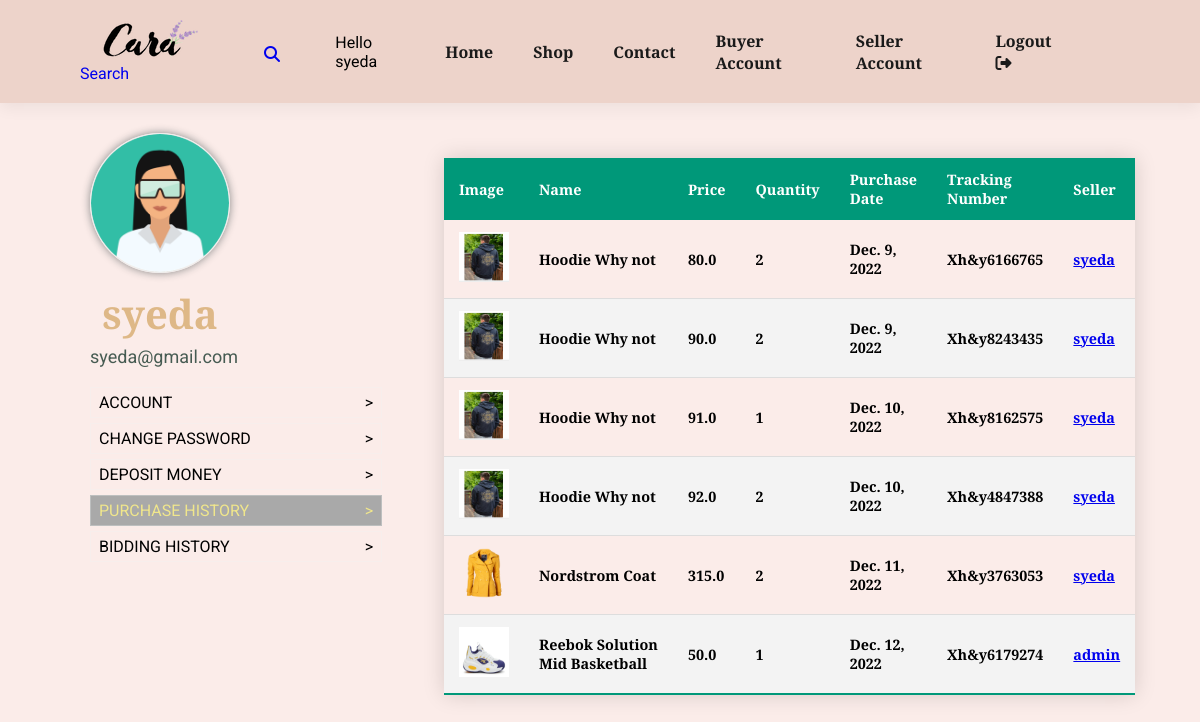
The app's page /buyer-account/purchase-history/ (signed in), older data.
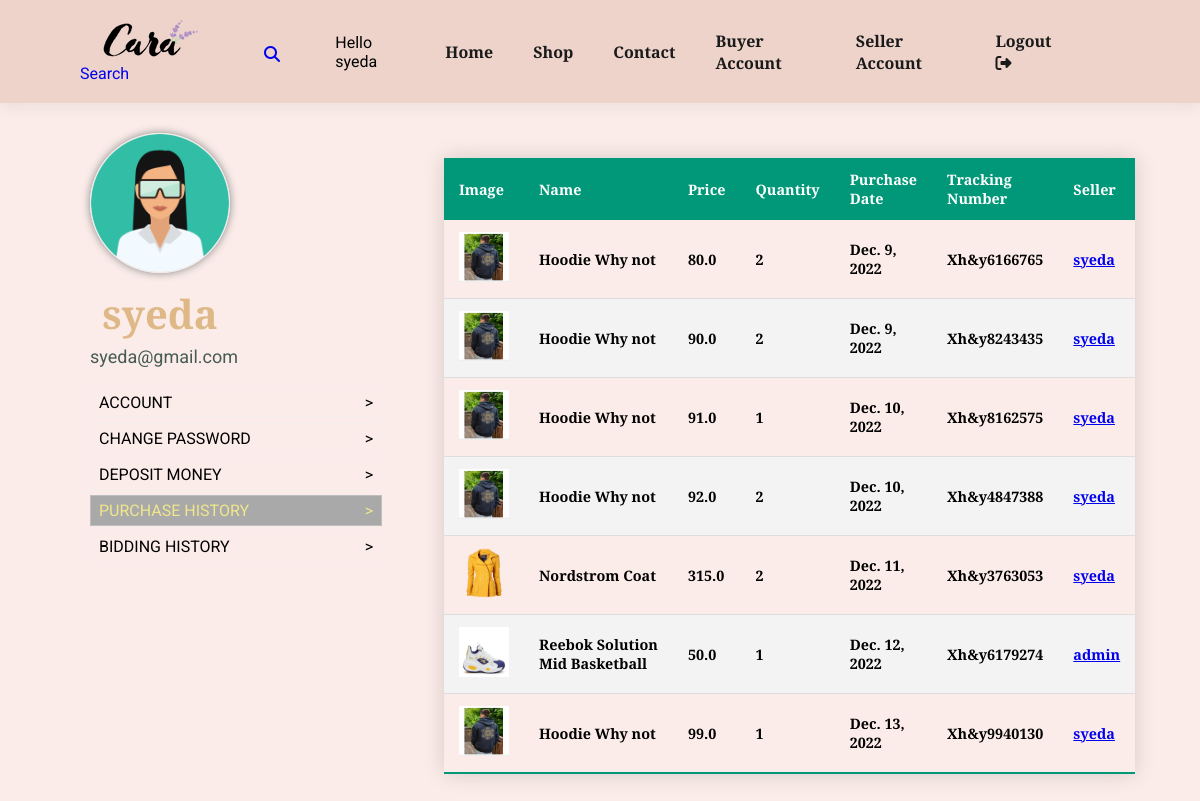
The same page, newer data.
### store/models.py (models this page shows, shortened)
class OrderItem(models.Model):
    order = models.ForeignKey(Order, on_delete=models.CASCADE)
    product = models.ForeignKey(Product, on_delete=models.CASCADE)
    price = models.FloatField(null=False)
    quantity = models.IntegerField(null=False)

class Product(models.Model):
    category = models.ForeignKey(Category,  on_delete=models.CASCADE)
    slug = models.CharField(max_length=150, null=False, blank=False)
    name = models.CharField(max_length=50, null=False, blank=False)
    author = models.ForeignKey(User, on_delete=models.CASCADE, null=False, blank=False)
    product_image = models.ImageField(upload_to=get_file_path_pro, null=True, blank=True)
    small_description = models.TextField(max_length=250, null=False, blank=False)
    quantity = models.IntegerField(null=False, blank=False)
    original_price = models.FloatField(null=False, blank=False)
    bid_starting_price = models.FloatField(null=False, blank=False)
    bid_current_price = models.FloatField(null=True, blank=True)
    description = models.TextField(max_length=500, null=False, blank=False)
    status = models.BooleanField(default= False, help_text="0=Show, 1=Hidden")
    bid_status = models.BooleanField(default= False, help_text="0=Show, 1=Hidden")
    trending = models.BooleanField(default= False, help_text="0=Default, 1=Hidden")
    tag = models.CharField(max_length=150, null=False, blank=False)
    meta_title = models.CharField(max_length=150, null=False, blank=False)
    meta_keywords= models.CharField(max_length=150, null=False, blank=False)
    meta_description= models.CharField(max_length=500, null=False, blank=False)
    created_at = models.DateTimeField(auto_now_add=True)

class Order(models.Model):
    user = models.ForeignKey(User, on_delete=models.CASCADE, null=False, blank=False)
    first_name = models.CharField(null=True,blank=True, max_length=150)
    last_name = models.CharField(null=True,blank=True, max_length=150)
    phone = models.CharField(null=True,blank=True, max_length=50)
    address = models.CharField(null=True,blank=True, max_length=150)
    city = models.CharField(null=True,blank=True, max_length=80)
    state = models.CharField(null=True,blank=True, max_length= 80)
    country = models.CharField(null=True,blank=True, max_length=80)
    zip_code = models.CharField(null=True,blank=True, max_length=50)
    total_price = models.FloatField(null=False)
    payment_id = models.CharField(max_length=150, null=True)
    orderStatuses = (
        ('Pending', "Pending"),
        ('Outforshipping', 'Out for Shipping'),
        ('Completed', 'Completed'),
    )
    status = models.CharField(max_length=150, choices=orderStatuses, default='Pending')
    message = models.TextField(null=True)
    tracking_number = models.CharField(max_length=150, null=True)
    created_at = models.DateField(auto_now_add=True)
    updated_at = models.DateTimeField(auto_now=True)

### store/views.py (the view)
# urls.py: path('buyer-account/purchase-history/', views.buyer_purchase_history, name="buyer_purchase_history"),
def buyer_purchase_history(request):
    user = request.user
    orders = Order.objects.filter(user=user)
    order_items = OrderItem.objects.filter(order__user=user)
    context = {
        "purchased_items" : order_items
    }
    return render(request, 'store/buyer/buyer_purchase_history.html', context)

### store/templates/store/buyer/buyer_purchase_history.html (shortened to what this page needs)
{% extends "store/base.html" %}
{% load static %}
{% load crispy_forms_tags %}
{% block content %}
    <div class="section-p1">
        <div class="buyer_account_page">
            <div class="buyer_profile">
                <div class="buyer_profile_detail">
                    <img src="{{ user.account.image.url }}">
                    <h2> {{ user.username }}</h2>
                    <p> {{ user.email }} </p>
                </div>
                <br>
                <ul class="buyer_account_options">
                    <li><a href="{% url 'buyer_account' %}"> Account <span> > </span></a></li>
                    <li><a href="{% url 'password_reset' %}" class=""> Change Password <span> > </span></a></li>
                    <li><a href="{% url 'buyer_deposit_money' %}" class=""> Deposit Money <span> > </span></a></li>
                    <li class="profile_active"><a href="{% url 'buyer_purchase_history' %}" class=""> Purchase History <span> > </span></a></li>
                    <li><a href="{% url 'buyer_bidding_history' %}" class=""> Bidding History <span> > </span></a></li>
                </ul>
            </div>
            <div class="buyer_account_detail">
                <div id="get_profile_info">
                    {% if purchased_items %}
                        <table class="styled-table">
                            <thead>
                                <tr>
                                    <th>Image </th>
                                    <th>Name</th>
                                    <th>Price</th>
                                    <th>Quantity</th>
                                    <th>Purchase Date</th>
                                    <th>Tracking Number</th>
                                    <th>Seller</th>
                                </tr>
                            </thead>
                            <tbody>
                                {% for item in purchased_items %}
                                    <tr>
                                        <th>
                                            <img src = "{{ item.product.product_image.url }}" height="50px" width = "50px">
                                        </th>
                                        <th>{{ item.product.name  }}</th>
                                        <th>{{ item.price }}</th>
                                        <th>{{ item.quantity  }}</th>
                                        <th>{{ item.order.created_at  }}</th>
                                        <th>{{ item.order.tracking_number  }}</th>
                                        <th> <a href="{% url 'public-seller-profile' item.product.author.id %}">{{ item.product.author }} </a> </th>
                                    </tr>
                                {% endfor %}
                            </tbody>
                        </table>
                    {% endif %}
                </div>
            </div>
{% endblock content%}

Row changes from the older to the newer data that the page shows:
added OrderItem: product.product_image (picture), product.name "Hoodie Why not", price "99.0", quantity "1", order.created_at "Dec. 13, 2022", order.tracking_number "Xh&y9940130", product.author "syeda"
